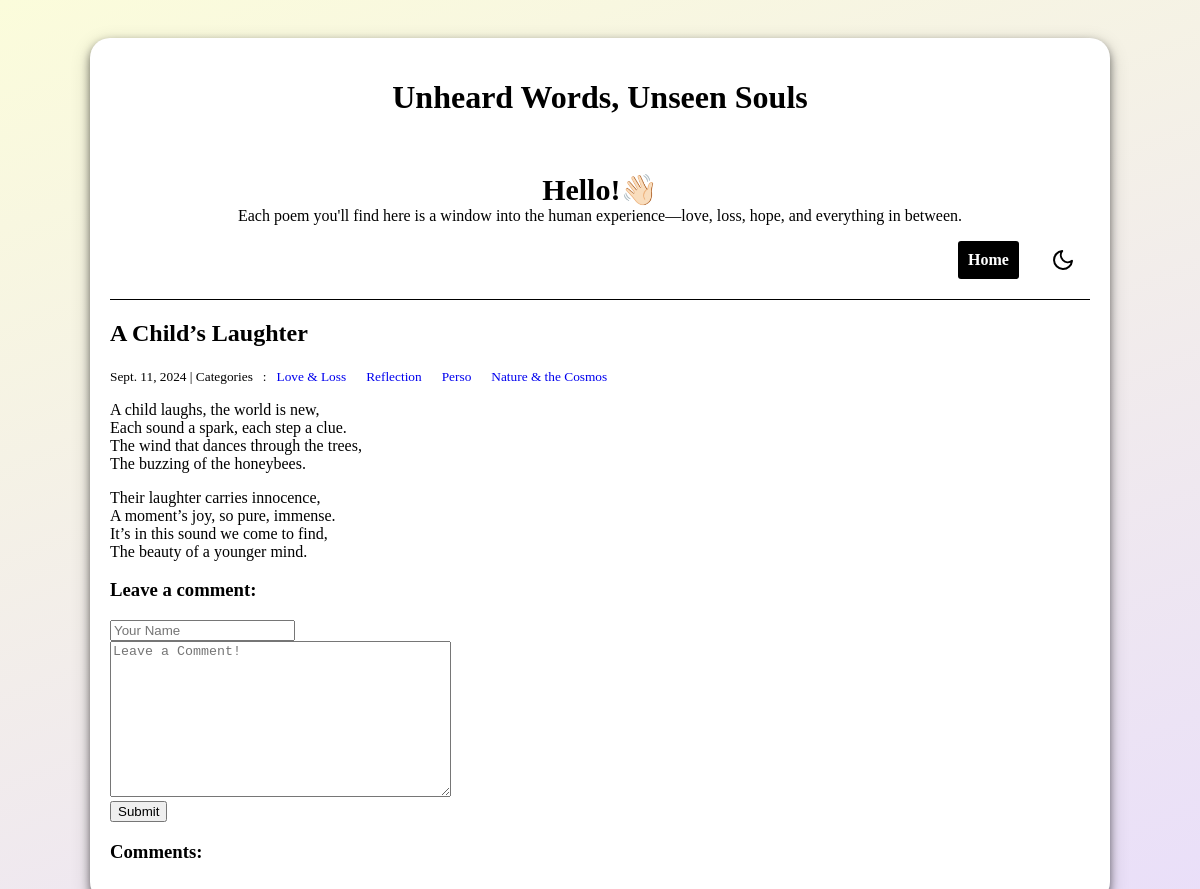
/post/5/, run on the app's committed database.
### blog/models.py (models this page shows, shortened)
class Post(models.Model):
    title=models.CharField(max_length=255)
    body=models.TextField()
    created_on=models.DateTimeField(auto_now_add=True)
    last_modified=models.DateTimeField(auto_now=True)
    categories=models.ManyToManyField("Category",related_name="posts")

class Category(models.Model):
    name=models.CharField(max_length=30)
    class Meta:
        verbose_name_plural="categories"

### blog/views.py (the view, shortened to what this page needs)
# urls.py: path("post/<int:pk>/", views.blog_detail, name="blog_detail"),
def blog_detail(request,pk):
    post=Post.objects.get(pk=pk)
    form=CommentForm()
    comments=Comment.objects.filter(post=post)
    context={
        "post":post,
        "comments":comments,
        "form":CommentForm(),
    }
    return render(request,"blog/detail.html",context)

### blog/forms.py
class CommentForm(forms.Form):
    author=forms.CharField(max_length=60,widget=forms.TextInput(
        attrs={"class" : "form-control","placeholder":"Your Name"}
    ),
    )
    body=forms.CharField(
        widget=forms.Textarea(
            attrs={"class":"form-control","placeholder":"Leave a Comment!"}
        )
    )

### blog/templates/blog/detail.html (shortened to what this page needs)
{% extends "base.html" %}
{% block page_title %}
    <h2>{{ post.title }}</h2>
{% endblock page_title %}
{% block page_content %}
    <small>
        {{ post.created_on.date }} | Categories &nbsp : &nbsp
        {% for category in post.categories.all %}
            <a href="{% url 'blog_category' category.name %}" style="text-decoration:none;">
                {{ category.name }} &nbsp;&nbsp;&nbsp;&nbsp;
            </a>
        {% endfor %}
    </small>
    <p>{{ post.body | linebreaks }}</p>
    <h3>Leave a comment:</h3>
    <form method="post">
        <div>
            {{ form.author }}
        </div>
        <div>
            {{ form.body }}
        </div>
        <button type="submit" class="btn btn-primary">Submit</button>
    </form>
    <h3>Comments:</h3>
{% endblock page_content %}

### blog/templates/base.html (style rules this page uses)
:root { --bg-color: #F5F7F8; --text-color: black; --card-bg-color: white; --button-bg-color: black; --button-text-color: white; }
body { background-color: var(--bg-color); color: var(--text-color); display: flex; flex-direction: column; margin-left: 5%; margin-right: 5%; background: linear-gradient(-20deg, #e9defa 0%, #fbfcdb 100%); }

### data on the page
Post: title "A Child’s Laughter", created_on "Sept. 11, 2024", body "A child laughs, the world is new, Each sound a spark, each step a clue. The wind that dances through the trees, The buzzing of the honeybees. Their laughter carries innocence, A moment’s joy, so pure, immense. It’s in this sound we come to find, The beauty of a younger mind."
Category: name "Love & Loss"
Category: name "Reflection"
Category: name "Perso"
Category: name "Nature & the Cosmos"
